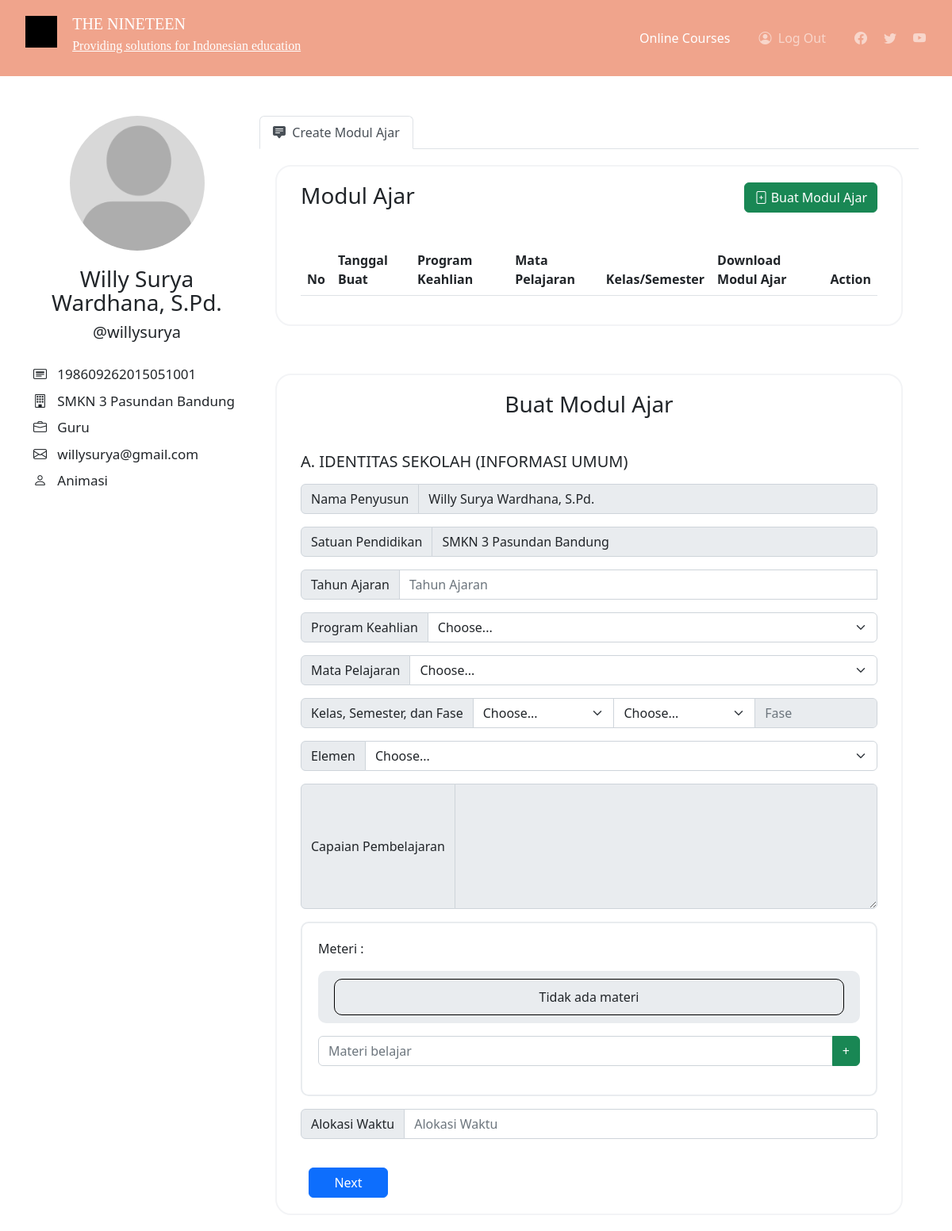
The page /create-modul-ajar/index.php (signed in) on the database as committed earlier.
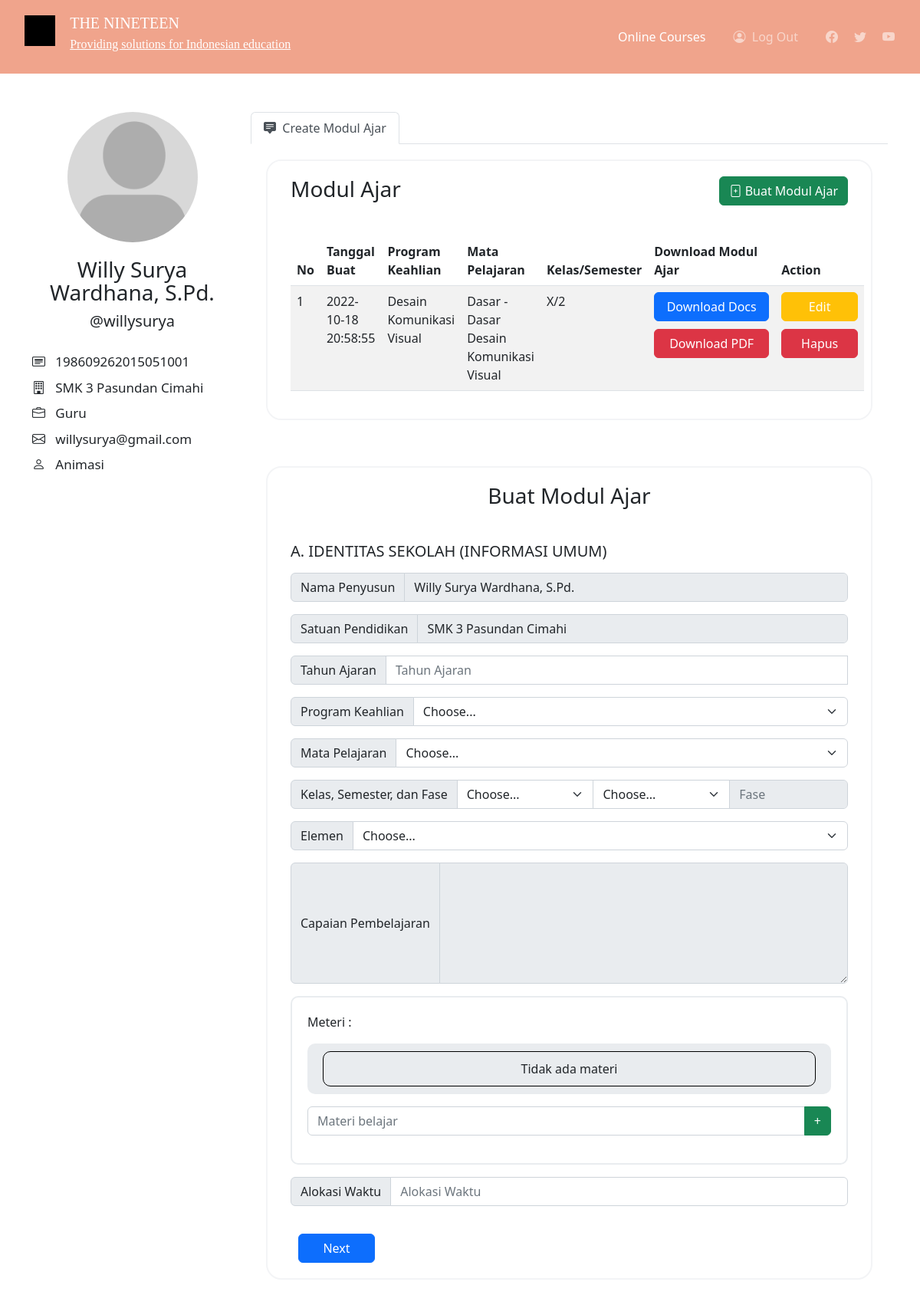
The same page on the database as committed later.
### tables this page shows
CREATE TABLE `identitas_sekolah` (
  `id` int(11) NOT NULL,
  `id_user` int(11) DEFAULT NULL,
  `tahun_ajaran` varchar(15) DEFAULT NULL,
  `program_keahlian` varchar(255) DEFAULT NULL,
  `mata_pelajaran` varchar(255) DEFAULT NULL,
  `kelas` varchar(3) DEFAULT NULL,
  `semester` int(11) DEFAULT NULL,
  `fase` varchar(1) DEFAULT NULL,
  `elemen` text,
  `capaian_pembelajaran` text,
  `alokasi_waktu` varchar(25) DEFAULT NULL,
  `created_at` datetime DEFAULT CURRENT_TIMESTAMP,
  `updated_at` datetime DEFAULT CURRENT_TIMESTAMP
);

### create-modul-ajar/index.php (the view, shortened to what this page needs)
<?php
	include("../backend/conn.php");
	$nama = $_SESSION['nama'];
	$sql = "SELECT id FROM table_user WHERE nama = '$nama'";
	$result = mysqli_query($con, $sql);
	$r = mysqli_fetch_assoc($result);
	$id_user = $r['id'];
 ?>
<!DOCTYPE html>
<html>
<head>
	<link rel="stylesheet" type="text/css" href="../style/create-modul-ajar/style.css">
	<link href="https://cdn.jsdelivr.net/npm/bootstrap@5.2.2/dist/css/bootstrap.min.css" rel="stylesheet">
	<link rel="stylesheet" href="https://cdn.jsdelivr.net/npm/bootstrap-icons@1.9.1/font/bootstrap-icons.css">
	<link rel="stylesheet" type="text/css" href="https://cdn.datatables.net/1.12.1/css/dataTables.bootstrap5.min.css">
    <link href="https://cdn.jsdelivr.net/npm/summernote@0.8.18/dist/summernote-lite.min.css" rel="stylesheet">
</head>
<body>
	<div class="wrapper">
		<nav class="navbar navbar-expand-lg sticky-top navbar-dark">
			<div class="container-fluid">
			    <div>
			    	<div class="logo-icon"></div>
			    	<div class="logo-text">
			    		<h4 class="logo-name">THE NINETEEN</h4>
			    		<a href="#" class="desc"><h4 class="logo-name desc">Providing solutions for Indonesian education</h4></div></a>
			    	</div>
			    </div>
			    <div class="collapse navbar-collapse" id="navbarText"  >
			      <ul class="navbar-nav me-auto mb-2 mb-lg-0">
			        <li class="nav-text" >
			        	<a class="nav-link active" aria-current="page" href="#">Online Courses</a>
			        </li>
			        <li class="nav-text">
			        	<a class="nav-link" id="logout"><i class="bi bi-person-circle"></i>&nbsp;&nbsp;Log Out</a>
			        </li>
			        <li class="nav-icon">
			        	<a class="nav-link" href="#"><i class="bi bi-facebook"></i></a>
			        </li>
			        <li class="nav-icon">
			        	<a class="nav-link" href="#"><i class="bi bi-twitter"></i></a>
			        </li>
			        <li class="nav-icon">
			        	<a class="nav-link" href="#"><i class="bi bi-youtube"></i></a>
			        </li>
			      </ul>
			    </div>
			</div>
		<div class="container">
			<div class="row row-profile">
				<div class="col-lg-3">
					<center><img src="../images/avatar.jpg" class="profile-pic" id="profile-pic"></center>
					<h3 class="profile-name"><?php echo $_SESSION['nama']; ?></h3>
					<span class="username">@<?php echo $_SESSION['username']; ?></span>
					<div class="info">
						<span class="info-item"><i class="bi bi-card-heading"></i>&nbsp;&nbsp;  <?php echo $_SESSION['nip']; ?></span>
						<span class="info-item"><i class="bi bi-building"></i>&nbsp;&nbsp; <?php echo $_SESSION['sekolah']; ?></span>
						<span class="info-item"><i class="bi bi-briefcase"></i>&nbsp;&nbsp; <?php echo $_SESSION['jabatan']; ?></span>
						<span class="info-item"><i class="bi bi-envelope"></i>&nbsp;&nbsp; <?php echo $_SESSION['email']; ?></span>
						<span class="info-item"><i class="bi bi-person"></i>&nbsp;&nbsp; <?php echo $_SESSION['mapel']; ?></span>
					</div>
				</div>
				<div class="col-lg-9 nav-info-user">
					<nav>
					  <div class="nav nav-tabs" id="nav-tab" role="tablist">
					    <button class="nav-link active" id="nav-feed-tab" data-bs-toggle="tab" data-bs-target="#nav-feed" type="button" role="tab" aria-controls="nav-feed" aria-selected="true"><i class="bi bi-chat-square-text-fill"></i>&nbsp;&nbsp;Create Modul Ajar</button>
					  </div>
					</nav>
					<div class="tab-content" id="nav-tabContent">
						<div class="tab-pane fade show active" id="nav-feed" role="tabpanel" aria-labelledby="nav-feed-tab" tabindex="0">
							<div class="list-modul">
								<h3 class="title">Modul Ajar</h3>
								<a class="btn btn-success" id="create" href="#formBuatModul"><i class="bi bi-file-plus"></i> Buat Modul Ajar</a>
								<br/><br/>
								<table class="table table-striped" id="tableModul">
									<thead>
							            <tr>
							                <th>No</th>
							                <th>Tanggal Buat</th>
							                <th>Program Keahlian</th>
							                <th>Mata Pelajaran</th>
							                <th>Kelas/Semester</th>
							                <th>Download Modul Ajar</th>
							                <th>Action</th>
							            </tr>
							        </thead>
							        <tbody>
							        	<?php
							        		$sql = "SELECT * FROM identitas_sekolah WHERE id_user = '$id_user'";
							        		$result = mysqli_query($con, $sql);
							        		$i=1;
											while($r = mysqli_fetch_assoc($result)){
												echo "
													<tr>
										        		<td>".$i."</td>
										        		<td>".$r['created_at']."</td>
										        		<td>".$r['program_keahlian']."</td>
										        		<td>".$r['mata_pelajaran']."</td>
										        		<td>".$r['kelas']."/".$r['semester']."</td>
										        		<td>
										        			<center><button type='button' class='btn btn-primary btn-download' data-id='".$r['id']."' id='downloadDocs' onclick='downloadDocs(this);' >Download Docs <span class='spinner-border spinner-border-sm' role='status' aria-hidden='true' id='spinnerDownload'></span></button></center>
										        			<center><button type='button' class='btn btn-danger btn-download mt-10' data-id='".$r['id']."' id='downloadPdf'>Download PDF</button></center>
										        		</td>
										        		<td>
										        			<center><button type='button' class='btn btn-warning btn-action' data-id='".$r['id']."'>Edit</button></center>
										        			<center><button type='button' class='btn btn-danger btn-action mt-10' data-id='".$r['id']."' onclick='hapusModul(this);'>Hapus</button></center>
										        		</td>
										        	</tr>
												";
												$i++;
											}
							        	?>
							        </tbody>
								</table>
							</div>
							<div class="create-modul" id="formBuatModul">
								<center><h3 class="title">Buat Modul Ajar</h3></center>
								<br/>
								<div id="carouselExampleControls" class="carousel slide" data-interval="false">
									<div class="carousel-inner">
										<form method="POST" enctype="multipart/form-data">
									    	<div class="carousel-item active">
									      		<h5>A. IDENTITAS SEKOLAH (INFORMASI UMUM)</h5>
									      		<div class="input-group mb-3 mt-3">
												  <span class="input-group-text" id="basic-addon1">Nama Penyusun</span>
												  <input type="text" class="form-control" aria-describedby="basic-addon1" value="<?php echo $_SESSION['nama']; ?>" disabled="disabled" id="namaPenyusun" required>
												</div>
												<div class="input-group mb-3 mt-3">
												  <span class="input-group-text" id="basic-addon1">Satuan Pendidikan</span>
												  <input type="text" class="form-control" placeholder="Satuan Pendidikan" value="<?php echo $_SESSION['sekolah']; ?>" disabled="disabled" id="satuanPend" required>
												</div>
												<div class="input-group mb-3 mt-3">
												  <span class="input-group-text" id="basic-addon1">Tahun Ajaran</span>
												  <input type="text" class="form-control" placeholder="Tahun Ajaran" aria-label="Username" aria-describedby="basic-addon1" list="tahunajar-options" id="tahunAjar" required>
												</div>
												<div class="input-group mb-3">
													<label class="input-group-text" for="inputGroupSelect01">Program Keahlian</label>
													<select class="form-select" id="programKeahlian" required>
													    <option value="" selected>Choose...</option>
													</select>
												</div>
												<div class="input-group mb-3">
													<label class="input-group-text" for="inputGroupSelect01">Mata Pelajaran</label>
													<select class="form-select" id="mapel" required>
															<option selected>Choose...</option>
													</select>
												</div>
												<div class="input-group mb-3">
												  <span class="input-group-text">Kelas, Semester, dan Fase</span>
												  	<select class="form-select" id="kelas">
													    <option selected>Choose...</option>
													</select>
												  	<select class="form-select" id="semester">
													    <option selected>Choose...</option>
													</select>
													<input type="text" class="form-control" placeholder="Fase" aria-label="Username" aria-describedby="basic-addon1" id="fase" value="" disabled="disabled">
												</div>
												<div class="input-group mb-3">
														<span class="input-group-text">Elemen</span>
														<select class="form-select" id="elemen">
															<option selected>Choose...</option>
														</select>
												</div>
												<div class="input-group mb-3">
														<span class="input-group-text">Capaian Pembelajaran</span>
														<textarea class="form-control" id="cp" name="cp" disabled="disabled" rows="6"></textarea>
												</div>
												<div class="multiple-inputs" id="multipleInputs">
														<span>Meteri : </span>
														<div class="list-input mt-3">
															<div id="inputs-materi">
																<div class="list-kosong" id="list-kosong-materi">Tidak ada materi</div>
															</div>
														</div>
														<div class="input-group mb-3 mt-3">
															<input type="text" class="form-control" list="materi-options" id="materi-input" placeholder="Materi belajar">
															<button class="btn btn-success" type="button" data-pp="1" onclick="addMateri();">+</button>
														</div>
												</div>
												<div class="input-group mb-3 mt-3">
												  <span class="input-group-text" id="basic-addon1">Alokasi Waktu</span>
												  <input type="text" class="form-control" placeholder="Alokasi Waktu" aria-label="Username" aria-describedby="basic-addon1" id="alokasiW">
												</div>
											  	<button class="btn btn-primary btn-create ml-10" type="button" data-bs-target="#carouselExampleControls" data-bs-slide="next">
											    	<span >Next</span>
								  				</button>
									    	</div>
								    	</form>
								  	</div>
								</div>
							</div>
					  	</div>
					</div>
				</div>
			</div>
		</div>
</body>
</html>

### style/create-modul-ajar/style.css (style rules this page uses)
html { width: 100%; height: 100%; }
body { width: 100%; height: 100%; margin:0; padding: 0; top: 0; bottom: 0; left: 0; right: 0; }
.logo-icon { width: 40px; height: 40px; background-color: #000; display: inline-block; vertical-align: top; }
.logo-text { font-family: 'montserrat', 'sans-serif'; font-size: 24px; font-weight: 700; width: 320px; height: auto; display: inline-block; vertical-align: top; color: #fff; }
.logo-name { line-height: 20px; font-size: 20px; margin-left: 15px; color: #fff; }
.desc { color: #000; font-size: 16px; color: #fff; }
.wrapper .navbar { padding: 20px !important; background-color: #f0a48c; }
.collapse ul li { display: inline-block; width: auto; white-space: nowrap; }
.nav-text { margin-right: 20px; }
.nav-icon { margin-right: 5px; }
.profile-pic { width: 170px; height: 170px; border-radius: 50%; }
.container .row-profile { padding-top: 50px; }
.profile-name { text-align: center; margin-top: 20px; line-height: 30px; }
.username { text-align: center; display: block; font-size: 20px; }
.info { width: 100%; margin-top: 25px; }
.info-item { font-size: 17px; margin-top: 8px; display: block; }
.list-modul { width: 100%; padding: 20px 30px; background-color: #fff; border: 2px solid #f3f4f6; border-radius: 20px; overflow-x: scroll; }
.tab-content .tab-pane { padding: 20px; }
.btn-download { width: 150px; display: inline-block; }
.mt-10 { margin-top: 10px; }
.title { display: inline-block; margin-bottom: 20px; }
.btn-warning { color: #fff !important; }
.btn-action { width: 100px; }
#create { float: right; }
.create-modul { width: 100%; padding: 20px 30px; background-color: #fff; border: 2px solid #f3f4f6; border-radius: 20px; margin-top: 60px; }
.btn-create { width: 100px; margin-top: 20px; }
.ml-10 { margin-left: 10px; }
.multiple-inputs { width: 100%; padding: 20px; border: 2px solid #e9ecef; border-radius: 10px; }
.list-input { width: 100%; padding: 10px 20px; border-radius: 10px; background-color: #e9ecef; }
.list-kosong { width: 100%; padding: 10px; text-align: center; border:1px solid #000; border-radius: 10px; }

Rows that differ between the two databases and show on the page:
added identitas_sekolah: created_at "2022-10-18 20:58:55", program_keahlian "Desain Komunikasi Visual", mata_pelajaran "Dasar - Dasar Desain Komunikasi Visual", kelas "X", semester "2"
Other text that changed with them:
$_SESSION['sekolah']: "SMKN 3 Pasundan Bandung" → "SMK 3 Pasundan Cimahi"
form field sekolah: "SMKN 3 Pasundan Bandung" → "SMK 3 Pasundan Cimahi"
